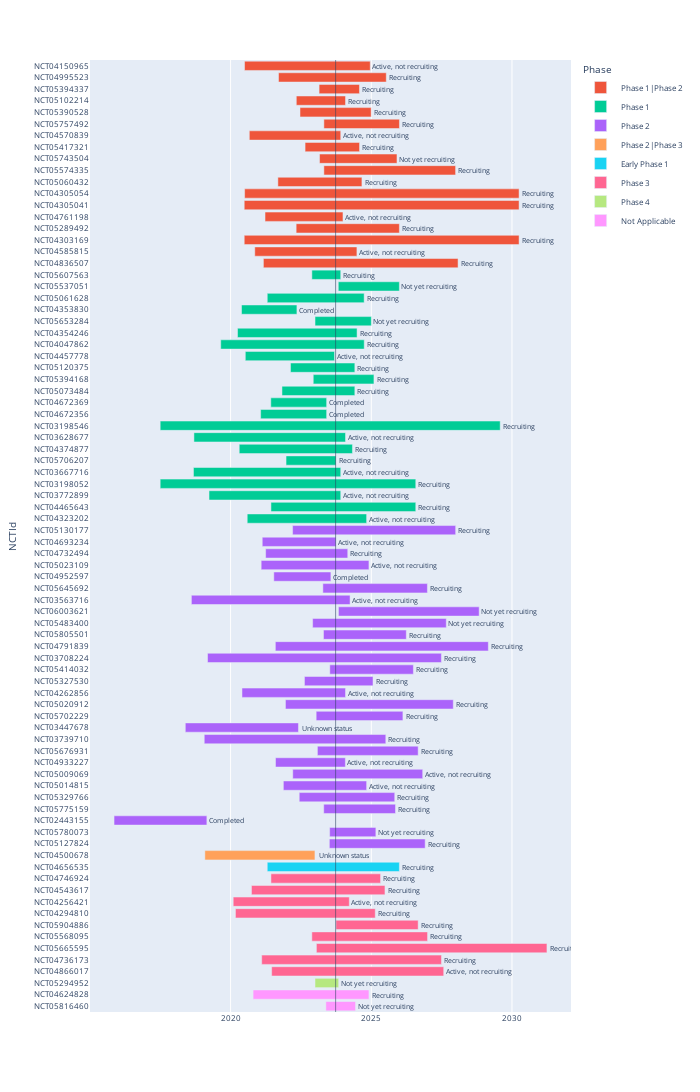

Notebook source saved alongside this figure:
### Code cell
now = dt.datetime.now()
today = now.strftime("%Y-%m-%d")
data = df2

fig = px.timeline(
    data,
    x_start="StartDate",
    x_end="CompletionDate",
    # pattern_shape="OverallStatus",
    hover_name="LeadSponsorName",
    text="OverallStatus",
    y="NCTId",
    color="Phase",
    width=700,
    height=1200,
)
fig.update_yaxes(autorange="reversed")

# 수직 영역 표시
fig.add_vrect(
    x0=today,
    x1=today,
    annotation_text="",
    annotation_position="top left",
    annotation=dict(font_size=10),
    fillcolor="green",
    opacity=0.5,
    line_width=1,
)

fig.update_layout(
    font=dict(
        # family="Courier New, monospace",
        size=8,  # Set the font size here
        # color="RebeccaPurple"
    )
)
fig.update_traces(textposition="outside")
fig.show()

# HTML 파일로 저장하기
fig.write_html("../output/TIGIT_clinicalTrials.html")

### Figure 1 — Plotly figure (JSON) as saved in the notebook; plotly's stock layout.template omitted (floating-point values rounded to 4 significant figures)
{"data": [{"alignmentgroup": "True", "base": ["2020-06-30T00:00:00", "2021-09-14T00:00:00", "2023-02-23T00:00:00", "2022-05-03T00:00:00", "2022-06-20T00:00:00", "2023-04-26T00:00:00", "2020-08-31T00:00:00", "2022-08-25T00:00:00", "2023-03-01T00:00:00", "2023-04-26T00:00:00", "2021-09-06T00:00:00", "2020-07-01T00:00:00", "2020-06-26T00:00:00", "2021-03-23T00:00:00", "2022-05-01T00:00:00", "2020-06-26T00:00:00", "2020-11-10T00:00:00", "2021-03-02T00:00:00"], "hovertemplate": "<b>%{hovertext}</b><br><br>Phase=Phase 1|Phase 2<br>StartDate=%{base}<br>CompletionDate=%{x}<br>NCTId=%{y}<br>OverallStatus=%{text}<extra></extra>", "hovertext": ["Multiple Myeloma Research Consortium", "AstraZeneca", "M.D. Anderson Cancer Center", "Shanghai Henlius Biotech", "Shanghai Henlius Biotech", "Coherus Biosciences, Inc.", "Compugen Ltd", "Shanghai Huaota Biopharmaceutical Co., Ltd.", "National Taiwan University Hospital", "National Institute of Allergy and Infectious Diseases (NIAID)", "iTeos Belgium SA", "Merck Sharp & Dohme LLC", "Merck Sharp & Dohme LLC", "Mereo BioPharma", "iTeos Belgium SA", "Merck Sharp & Dohme LLC", "Pfizer", "Curocell Inc."], "legendgroup": "Phase 1|Phase 2", "marker": {"color": "#EF553B", "pattern": {"shape": ""}}, "name": "Phase 1|Phase 2", "offsetgroup": "Phase 1|Phase 2", "orientation": "h", "showlegend": true, "text": ["Active, not recruiting", "Recruiting", "Recruiting", "Recruiting", "Recruiting", "Recruiting", "Active, not recruiting", "Recruiting", "Not yet recruiting", "Recruiting", "Recruiting", "Recruiting", "Recruiting", "Active, not recruiting", "Recruiting", "Recruiting", "Active, not recruiting", "Recruiting"], "textposition": "outside", "type": "bar", "x": [141004800000, 120873600000, 45273600000, 55209600000, 79833600000, 84758400000, 102556800000, 61084800000, 86832000000, 147744000000, 94262400000, 307843200000, 308275200000, 87436800000, 115776000000, 308275200000, 114566400000, 218332800000], "xaxis": "x", "y": ["NCT04150965", "NCT04995523", "NCT05394337", "NCT05102214", "NCT05390528", "NCT05757492", "NCT04570839", "NCT05417321", "NCT05743504", "NCT05574335", "NCT05060432", "NCT04305054", "NCT04305041", "NCT04761198", "NCT05289492", "NCT04303169", "NCT04585815", "NCT04836507"], "yaxis": "y"}, {"alignmentgroup": "True", "base": ["2022-11-21T00:00:00", "2023-10-30T00:00:00", "2021-04-21T00:00:00", "2020-05-22T00:00:00", "2023-01-01T00:00:00", "2020-03-31T00:00:00", "2019-08-26T00:00:00", "2020-07-10T00:00:00", "2022-02-17T00:00:00", "2022-12-09T00:00:00", "2021-10-29T00:00:00", "2021-06-06T00:00:00", "2021-01-25T00:00:00", "2017-07-01T00:00:00", "2018-09-12T00:00:00", "2020-04-22T00:00:00", "2021-12-21T00:00:00", "2018-09-06T00:00:00", "2017-07-01T00:00:00", "2019-03-27T00:00:00", "2021-06-08T00:00:00", "2020-08-04T00:00:00"], "hovertemplate": "<b>%{hovertext}</b><br><br>Phase=Phase 1<br>StartDate=%{base}<br>CompletionDate=%{x}<br>NCTId=%{y}<br>OverallStatus=%{text}<extra></extra>", "hovertext": ["Biotheus Inc.", "Biotheus Inc.", "Shanghai Junshi Bioscience Co., Ltd.", "Innovent Biologics (Suzhou) Co. Ltd.", "Akeso", "Compugen Ltd", "BeiGene", "EMD Serono Research & Development Institute, Inc.", "Bio-Thera Solutions", "Shanghai Henlius Biotech", "Bio-Thera Solutions", "Innovent Biologics (Suzhou) Co. Ltd.", "Innovent Biologics (Suzhou) Co. Ltd.", "Second Affiliated Hospital of Guangzhou Medical University", "Arcus Biosciences, Inc.", "Surface Oncology", "Huabo Biopharm Co., Ltd.", "Compugen Ltd", "Second Affiliated Hospital of Guangzhou Medical University", "Lawson Health Research Institute", "Sidney Kimmel Comprehensive Cancer Center at Johns Hopkins", "Brian Gastman"], "legendgroup": "Phase 1", "marker": {"color": "#00cc96", "pattern": {"shape": ""}}, "name": "Phase 1", "offsetgroup": "Phase 1", "orientation": "h", "showlegend": true, "text": ["Recruiting", "Not yet recruiting", "Recruiting", "Completed", "Not yet recruiting", "Recruiting", "Recruiting", "Active, not recruiting", "Recruiting", "Recruiting", "Recruiting", "Completed", "Completed", "Recruiting", "Active, not recruiting", "Recruiting", "Recruiting", "Active, not recruiting", "Recruiting", "Active, not recruiting", "Recruiting", "Active, not recruiting"], "textposition": "outside", "type": "bar", "x": [32400000000, 68515200000, 108691200000, 62121600000, 63158400000, 134092800000, 160963200000, 100051200000, 72144000000, 68083200000, 81734400000, 62640000000, 74044800000, 381369600000, 170035200000, 127008000000, 55987200000, 165196800000, 286675200000, 147744000000, 162432000000, 133920000000], "xaxis": "x", "y": ["NCT05607563", "NCT05537051", "NCT05061628", "NCT04353830", "NCT05653284", "NCT04354246", "NCT04047862", "NCT04457778", "NCT05120375", "NCT05394168", "NCT05073484", "NCT04672369", "NCT04672356", "NCT03198546", "NCT03628677", "NCT04374877", "NCT05706207", "NCT03667716", "NCT03198052", "NCT03772899", "NCT04465643", "NCT04323202"], "yaxis": "y"}, {"alignmentgroup": "True", "base": ["2022-03-16T00:00:00", "2021-02-15T00:00:00", "2021-03-31T00:00:00", "2021-02-01T00:00:00", "2021-07-15T00:00:00", "2023-04-13T00:00:00", "2018-08-10T00:00:00", "2023-11-01T00:00:00", "2022-12-01T00:00:00", "2023-04-21T00:00:00", "2021-08-04T00:00:00", "2019-03-08T00:00:00", "2023-07-12T00:00:00", "2022-08-17T00:00:00", "2020-05-28T00:00:00", "2021-12-13T00:00:00", "2023-01-16T00:00:00", "2018-05-23T00:00:00", "2019-01-24T00:00:00", "2023-02-01T00:00:00", "2021-08-06T00:00:00", "2022-03-18T00:00:00", "2021-11-16T00:00:00", "2022-06-10T00:00:00", "2023-04-24T00:00:00", "2015-11-10T00:00:00", "2023-07-10T00:00:00", "2023-07-06T00:00:00"], "hovertemplate": "<b>%{hovertext}</b><br><br>Phase=Phase 2<br>StartDate=%{base}<br>CompletionDate=%{x}<br>NCTId=%{y}<br>OverallStatus=%{text}<extra></extra>", "hovertext": ["Diwakar Davar", "BeiGene", "BeiGene", "Shanghai Zhongshan Hospital", "BeiGene", "Hoffmann-La Roche", "Genentech, Inc.", "Omico", "University Medical Center Groningen", "Hoffmann-La Roche", "Washington University School of Medicine", "Alain Algazi", "University Health Network, Toronto", "EMD Serono Research & Development Institute, Inc.", "Arcus Biosciences, Inc.", "Case Comprehensive Cancer Center", "AstraZeneca", "Fondazione IRCCS Istituto Nazionale dei Tumori, Milano", "GlaxoSmithKline", "Arcus Biosciences, Inc.", "Hoffmann-La Roche", "Hoffmann-La Roche", "BeiGene", "Arcus Biosciences, Inc.", "AstraZeneca", "Novo Nordisk A/S", "Fundació Institut Germans Trias i Pujol", "Jodi Maranchie"], "legendgroup": "Phase 2", "marker": {"color": "#ab63fa", "pattern": {"shape": ""}}, "name": "Phase 2", "offsetgroup": "Phase 2", "orientation": "h", "showlegend": true, "text": ["Recruiting", "Active, not recruiting", "Recruiting", "Active, not recruiting", "Completed", "Recruiting", "Active, not recruiting", "Not yet recruiting", "Not yet recruiting", "Recruiting", "Recruiting", "Recruiting", "Recruiting", "Recruiting", "Active, not recruiting", "Recruiting", "Recruiting", "Unknown status", "Recruiting", "Recruiting", "Active, not recruiting", "Active, not recruiting", "Active, not recruiting", "Recruiting", "Recruiting", "Completed", "Not yet recruiting", "Recruiting"], "textposition": "outside", "type": "bar", "x": [182908800000, 82684800000, 92102400000, 120873600000, 64022400000, 117244800000, 177984000000, 157852800000, 149904000000, 92880000000, 238896000000, 262310400000, 93744000000, 76896000000, 116121600000, 188265600000, 97286400000, 126921600000, 203644800000, 113011200000, 78364800000, 145756800000, 93398400000, 107136000000, 80524800000, 104112000000, 51840000000, 107481600000], "xaxis": "x", "y": ["NCT05130177", "NCT04693234", "NCT04732494", "NCT05023109", "NCT04952597", "NCT05645692", "NCT03563716", "NCT06003621", "NCT05483400", "NCT05805501", "NCT04791839", "NCT03708224", "NCT05414032", "NCT05327530", "NCT04262856", "NCT05020912", "NCT05702229", "NCT03447678", "NCT03739710", "NCT05676931", "NCT04933227", "NCT05009069", "NCT05014815", "NCT05329766", "NCT05775159", "NCT02443155", "NCT05780073", "NCT05127824"], "yaxis": "y"}, {"alignmentgroup": "True", "base": ["2019-02-01T00:00:00"], "hovertemplate": "<b>%{hovertext}</b><br><br>Phase=Phase 2|Phase 3<br>StartDate=%{base}<br>CompletionDate=%{x}<br>NCTId=%{y}<br>OverallStatus=%{text}<extra></extra>", "hovertext": ["University of Hawaii"], "legendgroup": "Phase 2|Phase 3", "marker": {"color": "#FFA15A", "pattern": {"shape": ""}}, "name": "Phase 2|Phase 3", "offsetgroup": "Phase 2|Phase 3", "orientation": "h", "showlegend": true, "text": ["Unknown status"], "textposition": "outside", "type": "bar", "x": [123465600000], "xaxis": "x", "y": ["NCT04500678"], "yaxis": "y"}, {"alignmentgroup": "True", "base": ["2021-04-21T00:00:00"], "hovertemplate": "<b>%{hovertext}</b><br><br>Phase=Early Phase 1<br>StartDate=%{base}<br>CompletionDate=%{x}<br>NCTId=%{y}<br>OverallStatus=%{text}<extra></extra>", "hovertext": ["Yale University"], "legendgroup": "Early Phase 1", "marker": {"color": "#19d3f3", "pattern": {"shape": ""}}, "name": "Early Phase 1", "offsetgroup": "Early Phase 1", "orientation": "h", "showlegend": true, "text": ["Recruiting"], "textposition": "outside", "type": "bar", "x": [148176000000], "xaxis": "x", "y": ["NCT04656535"], "yaxis": "y"}, {"alignmentgroup": "True", "base": ["2021-06-08T00:00:00", "2020-09-28T00:00:00", "2020-02-04T00:00:00", "2020-03-04T00:00:00", "2023-09-30T00:00:00", "2022-11-21T00:00:00", "2023-01-19T00:00:00", "2021-02-08T00:00:00", "2021-06-17T00:00:00"], "hovertemplate": "<b>%{hovertext}</b><br><br>Phase=Phase 3<br>StartDate=%{base}<br>CompletionDate=%{x}<br>NCTId=%{y}<br>OverallStatus=%{text}<extra></extra>", "hovertext": ["BeiGene", "Hoffmann-La Roche", "Hoffmann-La Roche", "Hoffmann-La Roche", "Hoffmann-La Roche", "Arcus Biosciences, Inc.", "Merck Sharp & Dohme LLC", "Arcus Biosciences, Inc.", "BeiGene"], "legendgroup": "Phase 3", "marker": {"color": "#FF6692", "pattern": {"shape": ""}}, "name": "Phase 3", "offsetgroup": "Phase 3", "orientation": "h", "showlegend": true, "text": ["Recruiting", "Recruiting", "Active, not recruiting", "Recruiting", "Recruiting", "Recruiting", "Recruiting", "Recruiting", "Active, not recruiting"], "textposition": "outside", "type": "bar", "x": [122947200000, 149731200000, 130204800000, 156816000000, 92188800000, 129772800000, 258595200000, 201657600000, 193017600000], "xaxis": "x", "y": ["NCT04746924", "NCT04543617", "NCT04256421", "NCT04294810", "NCT05904886", "NCT05568095", "NCT05665595", "NCT04736173", "NCT04866017"], "yaxis": "y"}, {"alignmentgroup": "True", "base": ["2023-01-01T00:00:00"], "hovertemplate": "<b>%{hovertext}</b><br><br>Phase=Phase 4<br>StartDate=%{base}<br>CompletionDate=%{x}<br>NCTId=%{y}<br>OverallStatus=%{text}<extra></extra>", "hovertext": ["Assiut University"], "legendgroup": "Phase 4", "marker": {"color": "#B6E880", "pattern": {"shape": ""}}, "name": "Phase 4", "offsetgroup": "Phase 4", "orientation": "h", "showlegend": true, "text": ["Not yet recruiting"], "textposition": "outside", "type": "bar", "x": [26524800000], "xaxis": "x", "y": ["NCT05294952"], "yaxis": "y"}, {"alignmentgroup": "True", "base": ["2020-10-19T00:00:00", "2023-05-22T00:00:00"], "hovertemplate": "<b>%{hovertext}</b><br><br>Phase=Not Applicable<br>StartDate=%{base}<br>CompletionDate=%{x}<br>NCTId=%{y}<br>OverallStatus=%{text}<extra></extra>", "hovertext": ["Istituto Clinico Humanitas", "University College Dublin"], "legendgroup": "Not Applicable", "marker": {"color": "#FF97FF", "pattern": {"shape": ""}}, "name": "Not Applicable", "offsetgroup": "Not Applicable", "orientation": "h", "showlegend": true, "text": ["Recruiting", "Not yet recruiting"], "textposition": "outside", "type": "bar", "x": [129945600000, 33264000000], "xaxis": "x", "y": ["NCT04624828", "NCT05816460"], "yaxis": "y"}], "layout": {"annotations": [{"font": {"size": 10}, "showarrow": false, "text": "", "x": "2023-09-25", "xanchor": "left", "xref": "x", "y": 1, "yanchor": "top", "yref": "y domain"}], "barmode": "overlay", "font": {"size": 8}, "height": 1200, "legend": {"title": {"text": "Phase"}, "tracegroupgap": 0}, "margin": {"t": 60}, "shapes": [{"fillcolor": "green", "line": {"width": 1}, "opacity": 0.5, "type": "rect", "x0": "2023-09-25", "x1": "2023-09-25", "xref": "x", "y0": 0, "y1": 1, "yref": "y domain"}], "width": 700, "xaxis": {"anchor": "y", "autorange": true, "domain": [0, 1], "range": ["2015-01-01 18:40", "2032-02-06 05:20"], "type": "date"}, "yaxis": {"anchor": "x", "autorange": true, "domain": [0, 1], "range": [81.5, -0.5], "title": {"text": "NCTId"}, "type": "category"}}}
